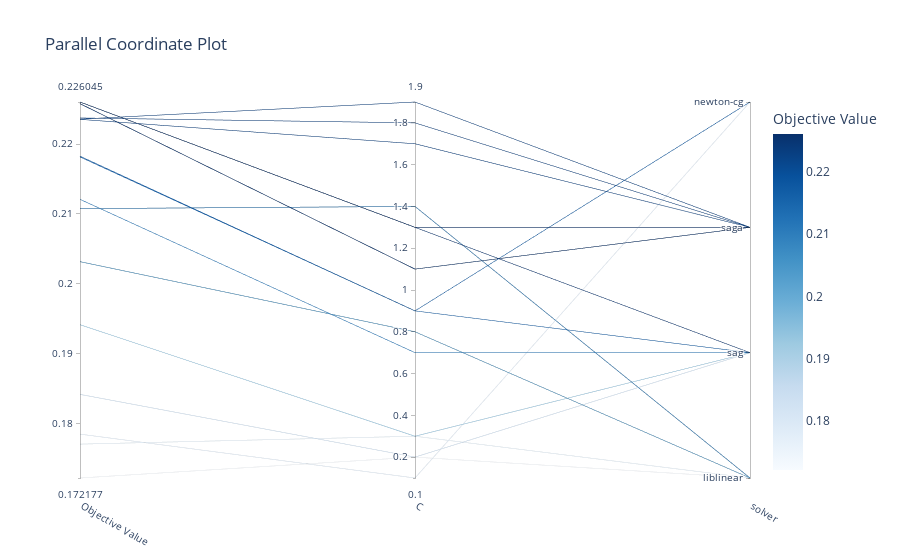

This figure's notebook cell:
### Code cell
optuna.visualization.plot_parallel_coordinate(study)

### Figure 1 — Plotly figure (JSON) as saved in the notebook; plotly's stock layout.template omitted (floating-point values rounded to 4 significant figures)
{"data": [{"dimensions": [{"label": "Objective Value", "range": [0.1722, 0.226], "values": [0.2108, 0.2121, 0.1941, 0.226, 0.2258, 0.2182, 0.1722, 0.177, 0.1842, 0.1785, 0.2258, 0.2032, 0.2108, 0.2183, 0.226, 0.2032, 0.2236, 0.2236, 0.2238, 0.226]}, {"label": "C", "range": [0.1, 1.9], "values": [1.4, 0.7, 0.3, 1.3, 1.1, 0.9, 0.2, 0.3, 0.2, 0.1, 1.1, 0.8, 1.4, 0.9, 1.3, 0.8, 1.9, 1.7, 1.8, 1.3]}, {"label": "solver", "range": [0, 3], "ticktext": ["liblinear", "sag", "saga", "newton-cg"], "tickvals": [0, 1, 2, 3], "values": [0, 1, 1, 1, 2, 1, 0, 0, 1, 3, 2, 0, 0, 3, 2, 0, 2, 2, 2, 2]}], "labelangle": 30, "labelside": "bottom", "line": {"color": [0.2108, 0.2121, 0.1941, 0.226, 0.2258, 0.2182, 0.1722, 0.177, 0.1842, 0.1785, 0.2258, 0.2032, 0.2108, 0.2183, 0.226, 0.2032, 0.2236, 0.2236, 0.2238, 0.226], "colorbar": {"title": {"text": "Objective Value"}}, "colorscale": [[0, "rgb(247,251,255)"], [0.125, "rgb(222,235,247)"], [0.25, "rgb(198,219,239)"], [0.375, "rgb(158,202,225)"], [0.5, "rgb(107,174,214)"], [0.625, "rgb(66,146,198)"], [0.75, "rgb(33,113,181)"], [0.875, "rgb(8,81,156)"], [1, "rgb(8,48,107)"]], "reversescale": false, "showscale": true}, "type": "parcoords"}], "layout": {"title": {"text": "Parallel Coordinate Plot"}}}
